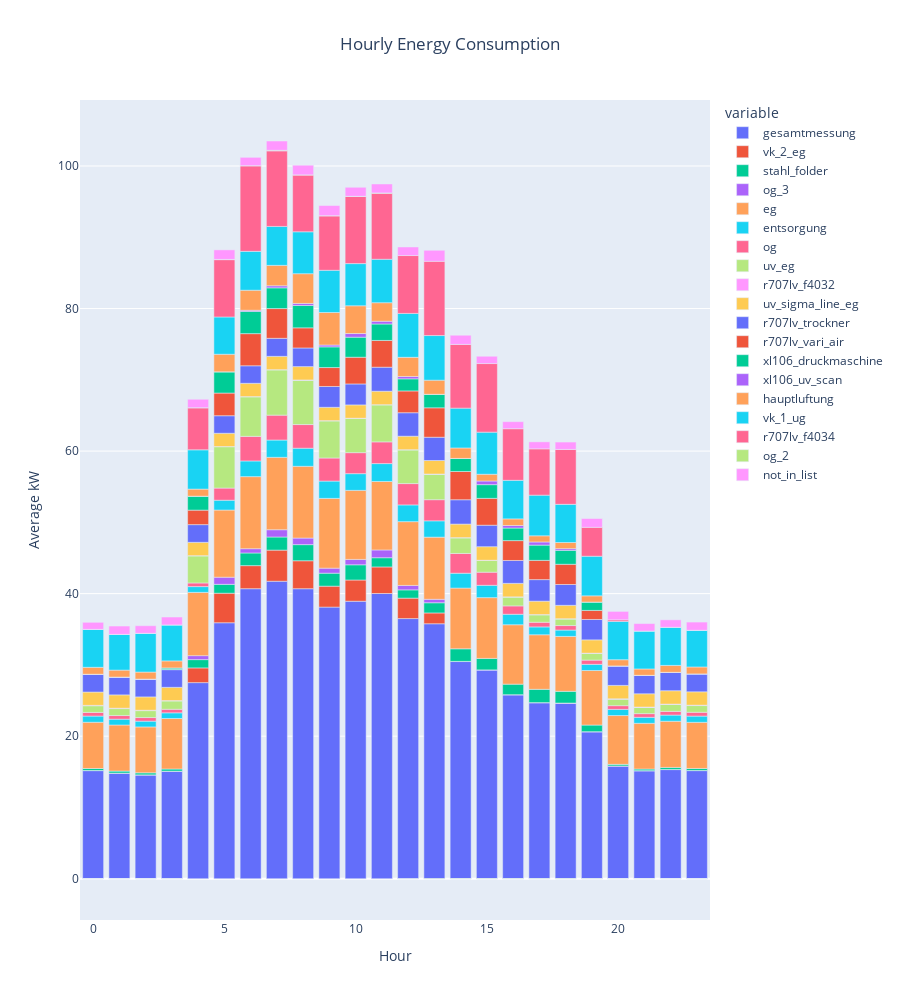

This figure's notebook cell:
### Code cell
fig = px.bar(
    df, x=df.index, y=feats, 
    title="Average Energy Consumption Load",
    labels = {
        'index': 'Hour',
        'value': 'Average kW'
    }, 
    height=1000)
fig.update_layout(title_text='Hourly Energy Consumption', title_x=0.5)
fig.show()

### Figure 1 — Plotly figure (JSON) as saved in the notebook; plotly's stock layout.template omitted (floating-point values rounded to 4 significant figures)
{"data": [{"alignmentgroup": "True", "hovertemplate": "variable=gesamtmessung<br>Hour=%{x}<br>Average kW=%{y}<extra></extra>", "legendgroup": "gesamtmessung", "marker": {"color": "#636efa", "pattern": {"shape": ""}}, "name": "gesamtmessung", "offsetgroup": "gesamtmessung", "orientation": "v", "showlegend": true, "textposition": "auto", "type": "bar", "x": [0, 1, 2, 3, 4, 5, 6, 7, 8, 9, 10, 11, 12, 13, 14, 15, 16, 17, 18, 19, 20, 21, 22, 23], "xaxis": "x", "y": [15.17, 14.8, 14.55, 15.07, 27.51, 35.92, 40.69, 41.74, 40.69, 38.11, 38.94, 40.02, 36.5, 35.78, 30.47, 29.28, 25.8, 24.69, 24.63, 20.61, 15.8, 15.14, 15.31, 15.17], "yaxis": "y"}, {"alignmentgroup": "True", "hovertemplate": "variable=vk_2_eg<br>Hour=%{x}<br>Average kW=%{y}<extra></extra>", "legendgroup": "vk_2_eg", "marker": {"color": "#EF553B", "pattern": {"shape": ""}}, "name": "vk_2_eg", "offsetgroup": "vk_2_eg", "orientation": "v", "showlegend": true, "textposition": "auto", "type": "bar", "x": [0, 1, 2, 3, 4, 5, 6, 7, 8, 9, 10, 11, 12, 13, 14, 15, 16, 17, 18, 19, 20, 21, 22, 23], "xaxis": "x", "y": [0.01999, 0.01993, 0.0199, 0.01964, 2.065, 4.144, 3.235, 4.367, 3.925, 2.94, 2.977, 3.729, 2.866, 1.516, 0.01933, 0.0194, 0.01947, 0.01945, 0.01952, 0.01973, 0.02001, 0.02009, 0.02009, 0.02005], "yaxis": "y"}, {"alignmentgroup": "True", "hovertemplate": "variable=stahl_folder<br>Hour=%{x}<br>Average kW=%{y}<extra></extra>", "legendgroup": "stahl_folder", "marker": {"color": "#00cc96", "pattern": {"shape": ""}}, "name": "stahl_folder", "offsetgroup": "stahl_folder", "orientation": "v", "showlegend": true, "textposition": "auto", "type": "bar", "x": [0, 1, 2, 3, 4, 5, 6, 7, 8, 9, 10, 11, 12, 13, 14, 15, 16, 17, 18, 19, 20, 21, 22, 23], "xaxis": "x", "y": [0.2818, 0.2814, 0.2816, 0.3029, 1.165, 1.244, 1.777, 1.838, 2.259, 1.823, 2.135, 1.291, 1.161, 1.429, 1.767, 1.609, 1.477, 1.864, 1.646, 0.9297, 0.2252, 0.2263, 0.2817, 0.2818], "yaxis": "y"}, {"alignmentgroup": "True", "hovertemplate": "variable=og_3<br>Hour=%{x}<br>Average kW=%{y}<extra></extra>", "legendgroup": "og_3", "marker": {"color": "#ab63fa", "pattern": {"shape": ""}}, "name": "og_3", "offsetgroup": "og_3", "orientation": "v", "showlegend": true, "textposition": "auto", "type": "bar", "x": [0, 1, 2, 3, 4, 5, 6, 7, 8, 9, 10, 11, 12, 13, 14, 15, 16, 17, 18, 19, 20, 21, 22, 23], "xaxis": "x", "y": [-0.000351, -0.0002919, -0.0003585, -0.0003143, 0.5574, 1.002, 0.6036, 1.024, 0.9249, 0.7037, 0.7544, 1.092, 0.6204, 0.4874, -0.0003988, -0.0004402, -0.0003653, -0.0004014, -0.0003811, -0.0002644, -0.0002979, -0.0003196, -0.0003125, -0.0003362], "yaxis": "y"}, {"alignmentgroup": "True", "hovertemplate": "variable=eg<br>Hour=%{x}<br>Average kW=%{y}<extra></extra>", "legendgroup": "eg", "marker": {"color": "#FFA15A", "pattern": {"shape": ""}}, "name": "eg", "offsetgroup": "eg", "orientation": "v", "showlegend": true, "textposition": "auto", "type": "bar", "x": [0, 1, 2, 3, 4, 5, 6, 7, 8, 9, 10, 11, 12, 13, 14, 15, 16, 17, 18, 19, 20, 21, 22, 23], "xaxis": "x", "y": [6.488, 6.469, 6.443, 7.088, 8.876, 9.424, 10.11, 10.15, 10.07, 9.79, 9.689, 9.607, 8.95, 8.721, 8.519, 8.528, 8.338, 7.656, 7.704, 7.655, 6.848, 6.419, 6.482, 6.473], "yaxis": "y"}, {"alignmentgroup": "True", "hovertemplate": "variable=entsorgung<br>Hour=%{x}<br>Average kW=%{y}<extra></extra>", "legendgroup": "entsorgung", "marker": {"color": "#19d3f3", "pattern": {"shape": ""}}, "name": "entsorgung", "offsetgroup": "entsorgung", "orientation": "v", "showlegend": true, "textposition": "auto", "type": "bar", "x": [0, 1, 2, 3, 4, 5, 6, 7, 8, 9, 10, 11, 12, 13, 14, 15, 16, 17, 18, 19, 20, 21, 22, 23], "xaxis": "x", "y": [0.8687, 0.8168, 0.8106, 0.7962, 0.8134, 1.38, 2.198, 2.429, 2.539, 2.431, 2.343, 2.509, 2.348, 2.286, 2.088, 1.729, 1.473, 1.102, 0.8902, 0.8624, 0.8683, 0.8384, 0.8646, 0.8755], "yaxis": "y"}, {"alignmentgroup": "True", "hovertemplate": "variable=og<br>Hour=%{x}<br>Average kW=%{y}<extra></extra>", "legendgroup": "og", "marker": {"color": "#FF6692", "pattern": {"shape": ""}}, "name": "og", "offsetgroup": "og", "orientation": "v", "showlegend": true, "textposition": "auto", "type": "bar", "x": [0, 1, 2, 3, 4, 5, 6, 7, 8, 9, 10, 11, 12, 13, 14, 15, 16, 17, 18, 19, 20, 21, 22, 23], "xaxis": "x", "y": [0.5105, 0.5099, 0.5034, 0.4984, 0.5059, 1.704, 3.451, 3.492, 3.319, 3.235, 2.948, 3.046, 2.994, 2.968, 2.768, 1.841, 1.171, 0.6524, 0.6316, 0.5957, 0.5168, 0.5164, 0.5202, 0.5358], "yaxis": "y"}, {"alignmentgroup": "True", "hovertemplate": "variable=uv_eg<br>Hour=%{x}<br>Average kW=%{y}<extra></extra>", "legendgroup": "uv_eg", "marker": {"color": "#B6E880", "pattern": {"shape": ""}}, "name": "uv_eg", "offsetgroup": "uv_eg", "orientation": "v", "showlegend": true, "textposition": "auto", "type": "bar", "x": [0, 1, 2, 3, 4, 5, 6, 7, 8, 9, 10, 11, 12, 13, 14, 15, 16, 17, 18, 19, 20, 21, 22, 23], "xaxis": "x", "y": [0.9362, 0.973, 0.9731, 1.168, 3.807, 5.806, 5.552, 6.355, 6.223, 5.212, 4.8, 5.201, 4.725, 3.569, 2.191, 1.64, 1.236, 1.038, 0.9194, 0.9305, 0.9098, 0.8745, 0.9656, 0.9411], "yaxis": "y"}, {"alignmentgroup": "True", "hovertemplate": "variable=r707lv_f4032<br>Hour=%{x}<br>Average kW=%{y}<extra></extra>", "legendgroup": "r707lv_f4032", "marker": {"color": "#FF97FF", "pattern": {"shape": ""}}, "name": "r707lv_f4032", "offsetgroup": "r707lv_f4032", "orientation": "v", "showlegend": true, "textposition": "auto", "type": "bar", "x": [0, 1, 2, 3, 4, 5, 6, 7, 8, 9, 10, 11, 12, 13, 14, 15, 16, 17, 18, 19, 20, 21, 22, 23], "xaxis": "x", "y": [0.05522, 0.05513, 0.05516, 0.04877, 0.02489, 0.01898, 0.02745, 0.02577, 0.03409, 0.02773, 0.03173, 0.01718, 0.02751, 0.03226, 0.03308, 0.03674, 0.03458, 0.04144, 0.03758, 0.0448, 0.05511, 0.05553, 0.05556, 0.05534], "yaxis": "y"}, {"alignmentgroup": "True", "hovertemplate": "variable=uv_sigma_line_eg<br>Hour=%{x}<br>Average kW=%{y}<extra></extra>", "legendgroup": "uv_sigma_line_eg", "marker": {"color": "#FECB52", "pattern": {"shape": ""}}, "name": "uv_sigma_line_eg", "offsetgroup": "uv_sigma_line_eg", "orientation": "v", "showlegend": true, "textposition": "auto", "type": "bar", "x": [0, 1, 2, 3, 4, 5, 6, 7, 8, 9, 10, 11, 12, 13, 14, 15, 16, 17, 18, 19, 20, 21, 22, 23], "xaxis": "x", "y": [1.866, 1.871, 1.87, 1.861, 1.871, 1.864, 1.864, 1.868, 1.875, 1.874, 1.868, 1.894, 1.897, 1.895, 1.9, 1.901, 1.89, 1.879, 1.882, 1.866, 1.877, 1.859, 1.874, 1.875], "yaxis": "y"}, {"alignmentgroup": "True", "hovertemplate": "variable=r707lv_trockner<br>Hour=%{x}<br>Average kW=%{y}<extra></extra>", "legendgroup": "r707lv_trockner", "marker": {"color": "#636efa", "pattern": {"shape": ""}}, "name": "r707lv_trockner", "offsetgroup": "r707lv_trockner", "orientation": "v", "showlegend": true, "textposition": "auto", "type": "bar", "x": [0, 1, 2, 3, 4, 5, 6, 7, 8, 9, 10, 11, 12, 13, 14, 15, 16, 17, 18, 19, 20, 21, 22, 23], "xaxis": "x", "y": [2.499, 2.495, 2.495, 2.489, 2.483, 2.461, 2.461, 2.53, 2.614, 2.922, 2.941, 3.368, 3.293, 3.267, 3.416, 3.015, 3.213, 3.025, 2.924, 2.86, 2.726, 2.583, 2.581, 2.509], "yaxis": "y"}, {"alignmentgroup": "True", "hovertemplate": "variable=r707lv_vari_air<br>Hour=%{x}<br>Average kW=%{y}<extra></extra>", "legendgroup": "r707lv_vari_air", "marker": {"color": "#EF553B", "pattern": {"shape": ""}}, "name": "r707lv_vari_air", "offsetgroup": "r707lv_vari_air", "orientation": "v", "showlegend": true, "textposition": "auto", "type": "bar", "x": [0, 1, 2, 3, 4, 5, 6, 7, 8, 9, 10, 11, 12, 13, 14, 15, 16, 17, 18, 19, 20, 21, 22, 23], "xaxis": "x", "y": [0.002952, 0.002943, 0.002951, 0.002949, 2.035, 3.181, 4.51, 4.174, 2.823, 2.655, 3.751, 3.753, 3.057, 4.128, 3.962, 3.769, 2.787, 2.699, 2.836, 1.27, 0.008775, 0.005898, 0.002964, 0.002952], "yaxis": "y"}, {"alignmentgroup": "True", "hovertemplate": "variable=xl106_druckmaschine<br>Hour=%{x}<br>Average kW=%{y}<extra></extra>", "legendgroup": "xl106_druckmaschine", "marker": {"color": "#00cc96", "pattern": {"shape": ""}}, "name": "xl106_druckmaschine", "offsetgroup": "xl106_druckmaschine", "orientation": "v", "showlegend": true, "textposition": "auto", "type": "bar", "x": [0, 1, 2, 3, 4, 5, 6, 7, 8, 9, 10, 11, 12, 13, 14, 15, 16, 17, 18, 19, 20, 21, 22, 23], "xaxis": "x", "y": [-4.463e-05, -4.98e-05, -4.148e-05, 0.2287, 1.955, 2.98, 3.126, 2.908, 3.14, 2.902, 2.809, 2.307, 1.698, 1.896, 1.833, 1.921, 1.765, 2.142, 1.956, 1.173, -5.393e-05, -4.993e-05, -4.762e-05, -4.691e-05], "yaxis": "y"}, {"alignmentgroup": "True", "hovertemplate": "variable=xl106_uv_scan<br>Hour=%{x}<br>Average kW=%{y}<extra></extra>", "legendgroup": "xl106_uv_scan", "marker": {"color": "#ab63fa", "pattern": {"shape": ""}}, "name": "xl106_uv_scan", "offsetgroup": "xl106_uv_scan", "orientation": "v", "showlegend": true, "textposition": "auto", "type": "bar", "x": [0, 1, 2, 3, 4, 5, 6, 7, 8, 9, 10, 11, 12, 13, 14, 15, 16, 17, 18, 19, 20, 21, 22, 23], "xaxis": "x", "y": [7.125e-05, 7.054e-05, 6.524e-05, 0.0001097, 0.0009771, 0.001763, 0.1541, 0.2939, 0.2828, 0.2609, 0.5148, 0.3923, 0.3227, 0.00112, 0.001033, 0.5146, 0.357, 0.4411, 0.236, 0.0006179, 8.407e-05, 7.4e-05, 6.839e-05, 6.3e-05], "yaxis": "y"}, {"alignmentgroup": "True", "hovertemplate": "variable=hauptluftung<br>Hour=%{x}<br>Average kW=%{y}<extra></extra>", "legendgroup": "hauptluftung", "marker": {"color": "#FFA15A", "pattern": {"shape": ""}}, "name": "hauptluftung", "offsetgroup": "hauptluftung", "orientation": "v", "showlegend": true, "textposition": "auto", "type": "bar", "x": [0, 1, 2, 3, 4, 5, 6, 7, 8, 9, 10, 11, 12, 13, 14, 15, 16, 17, 18, 19, 20, 21, 22, 23], "xaxis": "x", "y": [0.9686, 0.9767, 0.987, 0.9873, 0.9934, 2.462, 2.812, 2.861, 4.176, 4.563, 3.894, 2.597, 2.697, 1.98, 1.469, 0.9436, 0.9257, 0.8663, 0.8609, 0.8743, 0.8727, 0.8927, 0.9664, 0.9717], "yaxis": "y"}, {"alignmentgroup": "True", "hovertemplate": "variable=vk_1_ug<br>Hour=%{x}<br>Average kW=%{y}<extra></extra>", "legendgroup": "vk_1_ug", "marker": {"color": "#19d3f3", "pattern": {"shape": ""}}, "name": "vk_1_ug", "offsetgroup": "vk_1_ug", "orientation": "v", "showlegend": true, "textposition": "auto", "type": "bar", "x": [0, 1, 2, 3, 4, 5, 6, 7, 8, 9, 10, 11, 12, 13, 14, 15, 16, 17, 18, 19, 20, 21, 22, 23], "xaxis": "x", "y": [5.324, 5.005, 5.436, 5.042, 5.51, 5.232, 5.457, 5.461, 5.878, 5.923, 5.917, 6.095, 6.16, 6.263, 5.587, 5.912, 5.414, 5.7, 5.36, 5.557, 5.379, 5.317, 5.349, 5.146], "yaxis": "y"}, {"alignmentgroup": "True", "hovertemplate": "variable=r707lv_f4034<br>Hour=%{x}<br>Average kW=%{y}<extra></extra>", "legendgroup": "r707lv_f4034", "marker": {"color": "#FF6692", "pattern": {"shape": ""}}, "name": "r707lv_f4034", "offsetgroup": "r707lv_f4034", "orientation": "v", "showlegend": true, "textposition": "auto", "type": "bar", "x": [0, 1, 2, 3, 4, 5, 6, 7, 8, 9, 10, 11, 12, 13, 14, 15, 16, 17, 18, 19, 20, 21, 22, 23], "xaxis": "x", "y": [0.002947, 0.002999, 0.002994, 0.003141, 5.903, 8.042, 12.0, 10.6, 7.968, 7.634, 9.42, 9.271, 8.119, 10.42, 8.943, 9.622, 7.239, 6.5, 7.701, 4.056, 0.2195, 0.003119, 0.003115, 0.003001], "yaxis": "y"}, {"alignmentgroup": "True", "hovertemplate": "variable=og_2<br>Hour=%{x}<br>Average kW=%{y}<extra></extra>", "legendgroup": "og_2", "marker": {"color": "#B6E880", "pattern": {"shape": ""}}, "name": "og_2", "offsetgroup": "og_2", "orientation": "v", "showlegend": true, "textposition": "auto", "type": "bar", "x": [0, 1, 2, 3, 4, 5, 6, 7, 8, 9, 10, 11, 12, 13, 14, 15, 16, 17, 18, 19, 20, 21, 22, 23], "xaxis": "x", "y": [-0.008692, -0.008653, -0.008958, -0.007716, 0.008164, 0.03303, 0.02593, 0.08096, 0.02235, 0.02979, 0.02636, 0.03524, -0.01528, -0.03849, -0.03548, -0.03786, -0.03123, -0.02801, -0.03122, -0.02099, -0.009782, -0.00909, -0.009086, -0.008926], "yaxis": "y"}, {"alignmentgroup": "True", "hovertemplate": "variable=not_in_list<br>Hour=%{x}<br>Average kW=%{y}<extra></extra>", "legendgroup": "not_in_list", "marker": {"color": "#FF97FF", "pattern": {"shape": ""}}, "name": "not_in_list", "offsetgroup": "not_in_list", "orientation": "v", "showlegend": true, "textposition": "auto", "type": "bar", "x": [0, 1, 2, 3, 4, 5, 6, 7, 8, 9, 10, 11, 12, 13, 14, 15, 16, 17, 18, 19, 20, 21, 22, 23], "xaxis": "x", "y": [0.9906, 1.177, 1.065, 1.113, 1.184, 1.341, 1.167, 1.304, 1.352, 1.418, 1.263, 1.257, 1.201, 1.545, 1.288, 1.026, 0.9917, 0.9859, 1.035, 1.232, 1.18, 1.048, 1.044, 1.152], "yaxis": "y"}], "layout": {"barmode": "relative", "height": 1000, "legend": {"title": {"text": "variable"}, "tracegroupgap": 0}, "title": {"text": "Hourly Energy Consumption", "x": 0.5}, "xaxis": {"anchor": "y", "domain": [0, 1], "title": {"text": "Hour"}}, "yaxis": {"anchor": "x", "domain": [0, 1], "title": {"text": "Average kW"}}}}
